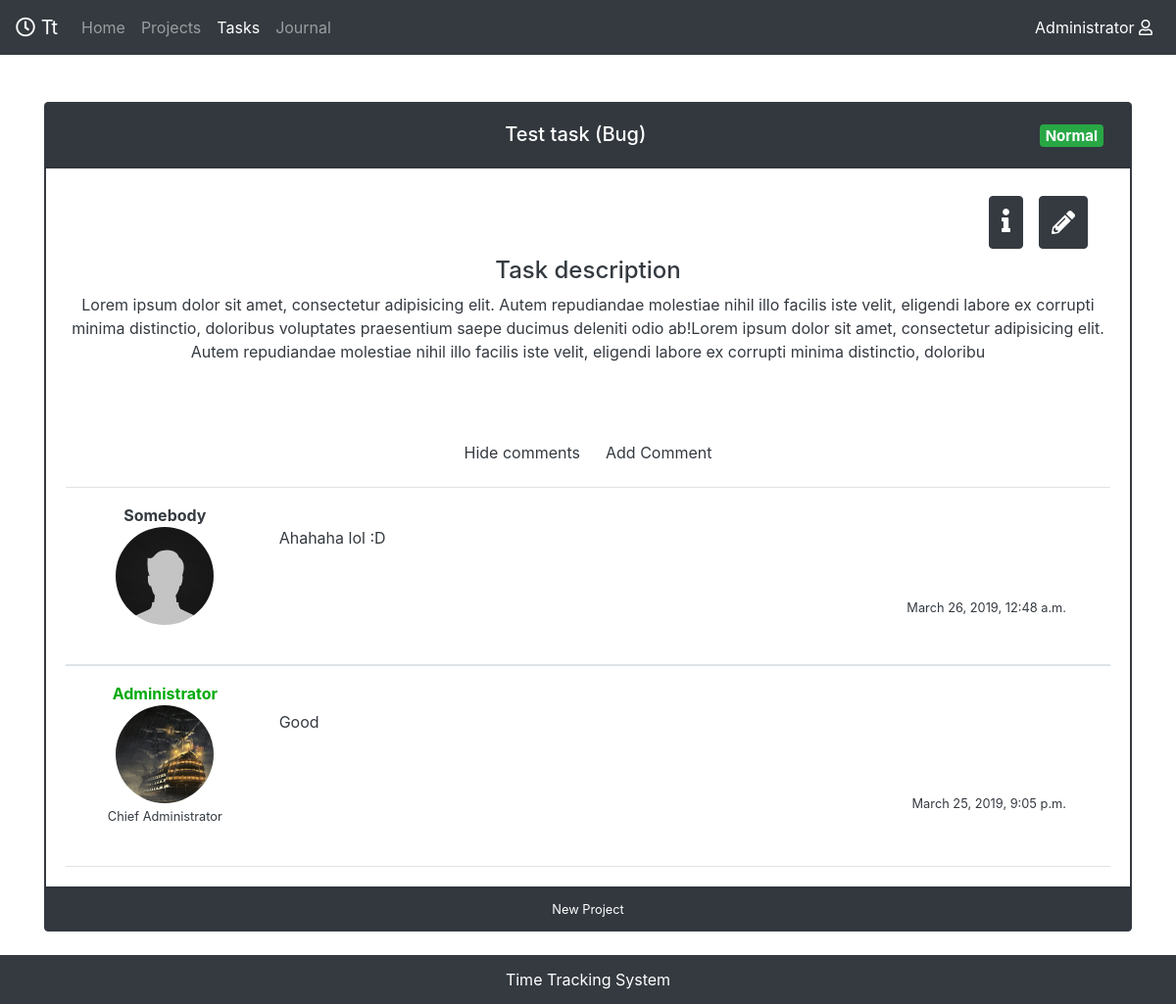
Screenshot of /mytasks/1/ (signed in) with the database file from the repository.
### mainApp/models.py (models this page shows, shortened)
class Task(models.Model):
    topic = models.CharField(max_length=50, blank=False)
    description = models.TextField(blank=False, max_length=400)
    start_date = models.DateField(blank=False )
    end_date = models.DateField(blank=False)
    task_type = models.CharField(max_length=50, blank=False, choices=(('Bug', 'Bug'), ('Feature', 'Feature')) )
    priority = models.CharField(max_length=50,choices=(("Normal", "Normal"),("High", "High"),("Extra", "Extra")))
    estimated_time = models.FloatField(verbose_name="Estimated time in hours", blank=False)
    implementers = models.ManyToManyField(Profile, related_name="implementers")
    creator = models.ForeignKey(Profile, editable=False, null=True, on_delete=models.CASCADE)
    project = models.ForeignKey(Project, related_name="project", on_delete=models.CASCADE)

class Comment(models.Model):
    comment_for = models.ForeignKey(Task, on_delete=models.CASCADE, null=True)
    commentator = models.ForeignKey(Profile, null=True, on_delete=models.SET_NULL)
    comm_text = models.TextField(max_length=500, blank=False)
    date = models.DateTimeField(default=dt.datetime.now, blank=False)

class Project(models.Model):
    name = models.CharField(max_length=50, blank=False)
    short_description = models.CharField(max_length=100, blank=False, null=True)
    full_description = tn_models.HTMLField(blank=False)
    developers = models.ManyToManyField(Profile,  related_name="Developers")
    author = models.ForeignKey(Profile, related_name="Author", editable=False, on_delete=models.PROTECT)
    def __str__(self):
        return self.name

### accounts_manager/models.py (models this page shows)
class Profile(models.Model):
    Custom_User = models.OneToOneField(User, on_delete=models.CASCADE, editable=False)
    profile_image = models.ImageField(upload_to="avatar", blank=True, null=True, default='avatar/default.jpg')
    date_of_birth = models.DateField(blank=True, null=True)
    user_function = models.CharField(max_length=50)
    def __str__(self):
        return self.Custom_User.username

### mainApp/views.py (the view, shortened to what this page needs)
# urls.py: path('mytasks/<int:pk>/', views.mytasksdetail, name='mytasksdetail')
@login_required(login_url="/log_in")
def mytasksdetail(request, pk):
        task = Task.objects.get(id=pk)
        old_task = Task.objects.get(id=pk)
        add_comment_form = AddComentForm()
        taskeditform = TaskEditForm()
        taskeditform.fields['priority'].initial = task.priority
        taskeditform.fields['task_type'].initial = task.task_type
        taskeditform.fields['project'].initial = task.project
        chief_admin_group = Group.objects.filter(name="Chief Administrator")
        admin_group = Group.objects.filter(name="Administrator")
        moder_group = Group.objects.filter(name="Moderator")
        comments = Comment.objects.filter(comment_for=task).order_by('-date')
        journal = JournalPost.objects.filter(for_task=task)
        hours = 0
        for i in journal:
            hours += i.used_time
        user = User.objects.get(username=request.user.username)
        return render(request, "mytasks/task_template.html", {'task' : task,  "User": user, "taskeditform" : taskeditform,
            'comments' : comments, "chief_admin_group" : chief_admin_group, "admin_group":admin_group, "moder_group":moder_group,
            'hours' : hours})

### mainApp/templates/mytasks/task_template.html (shortened to what this page needs)
{% extends "home/wrapper.html" %}
{% block content %}
	{% if user.profile in task.project.developers.all or user.is_staff %}
		<div class="container h-100 pt-4 pb-4">
			<div class="card  text-lg bg-dark border border-dark text-white">
				<div class="card-header text-center h4" >
					<div class=" text-center text-white h5 m-2 ml-md-5 d-flex  ">
						<div class="text-center  w-100">
							{{task.topic}} ({{task.task_type}})
						</div>
						<div>
							<span class="badge {% if task.priority == 'High' %}badge-warning
								{% elif task.priority == 'Normal' %}  badge-success
								{% elif task.priority == 'Extra' %} badge-danger
							{% endif %}">{{task.priority}}</span>
						</div>
					</div>
				</div>
				<div class="card-body overflow-auto bg-white border border-dark ">
					<div class="row justify-content-end w-100">
						<button type="button" class="btn align-center btn-dark m-2" data-toggle="modal" data-target="#info">
						<div class="h4  "><i class="fas fa-info align-bottom"></i></div>
						</button>
						<button type="button" class="btn  m-2 btn-dark" data-toggle="modal" data-target="#exampleModalLong">
						<div class="h4  "><i class="fas pt-2 fa-pencil-alt align-bottom"></i></div>
						</button>
					</div>
					<div class="text-dark text-center">
						<h4>Task description</h4>
						{{ task.description }} <br>
						<br>
						<div class="pt-5 w-100 form-inline justify-content-center">
							<a class="btn commbut " id="showcomm"  data-toggle="collapse"  data-target="#collapseComments" aria-expanded="false" aria-controls="collapseComments">
								Hide comments
							</a>
							<a class="btn commbut"  data-toggle="modal" data-target="#AddComment">
								Add Comment
							</a>
						</div >
						<div class="collapse pt-3 show comment_container"  id="collapseComments">{% include 'mytasks/comment_block_template.html' %}</div>
					</div>
				</div>
				<div class="card-footer text-center ">
					<div class=" d-flex flex-row justify-content-center flex-wrap">
						<small>{{task.project}}</small>
					</div>
				</div>
			</div>
		</div>
	{% endif %}
	{% load static %}
{% endblock %}

### mainApp/templates/home/wrapper.html (shortened to what this page needs)
<!DOCTYPE html>
<html lang="en" class="w-100" >
  <head>
    {% load static %}
    <link rel="stylesheet" href="https://maxcdn.bootstrapcdn.com/bootstrap/4.2.1/css/bootstrap.min.css">
    <link rel="stylesheet" href="https://use.fontawesome.com/releases/v5.7.2/css/all.css">
    <link rel="stylesheet" href="{% static 'css/style.css' %}" />
  </head>
  <body class="w-100">
    <div class="wrapper">
    	<header class="mb-4" id="upper"><nav class="navbar navbar-bordered navbar-expand-sm navbar-dark bg-dark">
        <a class="navbar-brand" href="/home"><i class="far fa-clock"></i> Tt</a>
        <div class="collapse navbar-collapse" id="navbarNav">
          <ul class="navbar-nav">
            <li class="nav-item ">
              <a class="nav-link" href="/home" id="home_id"> Home</a>
            </li>
            <li class="nav-item">
              <a class="nav-link" href="/myprojects" id="myprojects_id"> {% if not user.is_staff %} My projects {% else %} Projects {% endif %}</a>
            </li>
            <li class="nav-item">
              <a class="nav-link" href="/mytasks" id="mytasks_id">{% if not user.is_staff %} My tasks {% else %} Tasks {% endif %}</a>
            </li>
            <li class="nav-item">
              <a class="nav-link" href="/journal" id="journal_id">Journal</a>
            </li>
          </ul>
          <ul class="navbar-nav ml-auto">
            <li class="nav-item mr-auto">
              <a class="nav-link active" href="/myprofile" id="user"> {{user}} <i class="far fa-user">   </i></a>
            </li>
          </ul>
        </div>
      </nav></header>
      <div class="content">
      <div class="container-fluid included-content">
        {% block content %}{% endblock %}
    </div>
  </div>
  <div class="footer bg-dark font-small text-center text-white botfooter" >
    <div class="d-flex h-100 align-items-center ">
    <div class="text-center w-100 "><a href="#" class="text-white">Time Tracking System</a></div>
  </div>
</div>
</div>
</body>
</html>

### mainApp/templates/mytasks/comment_block_template.html
{% for i in comments %}
	<div class="container-fluid  d-flex pb-4 flex-wrap border-bottom border-top ">
		<div class="p-3 col-md-2 col-sm-12 ">
			<div class="row d-flex justify-content-center">
				<div class="font-weight-bold">
					{% if i.commentator != None %}
					<div class="{% if i.commentator.Custom_User.groups.all.0 in chief_admin_group %} chief_admin
					{% elif i.commentator.Custom_User.groups.all.0 in admin_group %} admin
					{% elif i.commentator.Custom_User.groups.all.0 in moder_group %} moder deleted in v.1.2
					{% else %} {% endif %}">
					{{i.commentator}}
					</div>
				 {% else %} Deleted User {% endif %}</div>
			</div>
			<div class="row d-flex justify-content-center">
				<div><img class="comment_image rounded-circle"
					src="/media/{% if i.commentator != None %}{{ i.commentator.profile_image }}
					{% else %}/avatar/default.jpg {% endif %}"></div>
			</div>
			<div><small>{{i.commentator.Custom_User.groups.all.0}}</small></div>
		</div>
		<div class="pt-3 col-md-10  col-sm-12  d-flex align-items-center flex-wrap ">
			<div class="col-12  align-items-center text-md-left text-sm-center w-100">
				{{i.comm_text}}</div>
				<div class="col-12 text-md-right text-sm-center w-25"><small> {{i.date}}</small></div>
			</div>
		</div>
	{% endfor %}

### mainApp/static/css/style.css (style rules this page uses)
* { margin: 0; padding: 0; }
html, body { height: 100%; min-width: 300px; }
.wrapper { display: flex; flex-direction: column; height: 100%; }
.content { flex: 1 0 auto; }
.botfooter { height: 50px; flex: 0 0 auto; }
.included-content { height: 90%; }
.comment_image { width: 100px; height: 100px; object-fit: cover; object-position: 1 1; }
.chief_admin { color: #00aa0c; font-weight: bold; }

### rows the page displays
Task: topic "Test task", task_type "Bug", priority "Normal", description "Lorem ipsum dolor sit amet, consectetur adipisicing elit. Autem repudiandae molestiae nihil illo facilis iste velit, eligendi labore ex corrupti minima distinctio, doloribus voluptates praesentium saepe ducimus deleniti odio ab!Lorem ipsum dolor sit amet, consectetur adipisicing elit. Autem repudiandae molestiae nihil illo facilis iste velit, eligendi labore ex corrupti minima distinctio, doloribu", project "New Project"
Comment: commentator "Somebody", commentator.profile_image (placeholder picture), comm_text "Ahahaha lol :D", date "March 26, 2019, 12:48 a.m."
Comment: commentator "Administrator", commentator.profile_image (picture), commentator.Custom_User.groups.all.0 "Chief Administrator", comm_text "Good", date "March 25, 2019, 9:05 p.m."

### other values shown
{{ user }} "Administrator"
